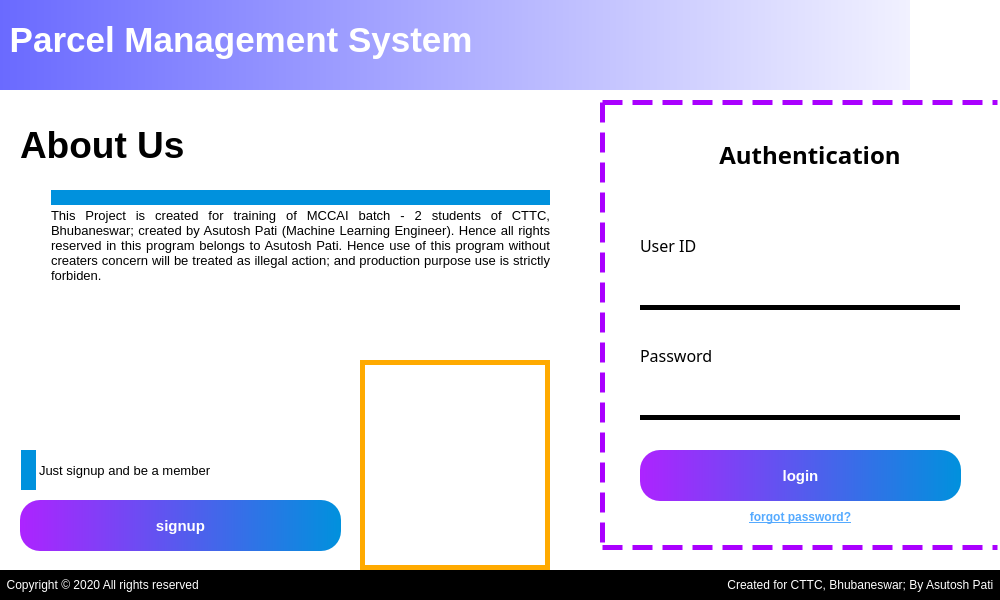
<?xml version="1.0" encoding="UTF-8"?>
<ui version="4.0">
 <class>MainWindow</class>
 <widget class="QMainWindow" name="MainWindow">
  <property name="geometry">
   <rect>
    <x>0</x>
    <y>0</y>
    <width>1000</width>
    <height>600</height>
   </rect>
  </property>
  <property name="minimumSize">
   <size>
    <width>1000</width>
    <height>600</height>
   </size>
  </property>
  <property name="maximumSize">
   <size>
    <width>1000</width>
    <height>600</height>
   </size>
  </property>
  <property name="windowTitle">
   <string>Home</string>
  </property>
  <property name="windowIcon">
   <iconset>
    <normaloff>../images/PMS logo.PNG</normaloff>../images/PMS logo.PNG</iconset>
  </property>
  <property name="styleSheet">
   <string notr="true">background-color: rgb(255, 255, 255);</string>
  </property>
  <widget class="QWidget" name="centralwidget">
   <widget class="QPushButton" name="pushButton_2">
    <property name="geometry">
     <rect>
      <x>640</x>
      <y>450</y>
      <width>321</width>
      <height>51</height>
     </rect>
    </property>
    <property name="font">
     <font>
      <pointsize>11</pointsize>
      <weight>75</weight>
      <bold>true</bold>
     </font>
    </property>
    <property name="styleSheet">
     <string notr="true">background-color: qlineargradient(spread:pad, x1:0, y1:0, x2:1, y2:0, stop:0 rgba(173, 35, 255, 255), stop:1 rgba(0, 145, 221, 255));
color: rgb(255, 255, 255);
border-radius: 20px;</string>
    </property>
    <property name="text">
     <string>login</string>
    </property>
   </widget>
   <widget class="QLabel" name="label_4">
    <property name="geometry">
     <rect>
      <x>640</x>
      <y>230</y>
      <width>181</width>
      <height>31</height>
     </rect>
    </property>
    <property name="font">
     <font>
      <family>MV Boli</family>
      <pointsize>12</pointsize>
     </font>
    </property>
    <property name="styleSheet">
     <string notr="true">background-color: rgba(255, 255, 255, 0);</string>
    </property>
    <property name="text">
     <string>User ID</string>
    </property>
   </widget>
   <widget class="QLineEdit" name="lineEdit_2">
    <property name="geometry">
     <rect>
      <x>640</x>
      <y>380</y>
      <width>320</width>
      <height>40</height>
     </rect>
    </property>
    <property name="font">
     <font>
      <pointsize>11</pointsize>
     </font>
    </property>
    <property name="styleSheet">
     <string notr="true">QLineEdit{
border: none;
border-bottom: 5px solid rgb(0, 0, 0);
}

QLineEdit:hover{
border: none;
border-bottom: 5px solid rgb(255, 170, 0);
}

QLineEdit:focus{
border: none;
border-bottom: 5px solid rgb(255, 170, 0);
}</string>
    </property>
    <property name="text">
     <string/>
    </property>
    <property name="echoMode">
     <enum>QLineEdit::Password</enum>
    </property>
   </widget>
   <widget class="QLabel" name="label_5">
    <property name="geometry">
     <rect>
      <x>610</x>
      <y>120</y>
      <width>400</width>
      <height>70</height>
     </rect>
    </property>
    <property name="font">
     <font>
      <family>Calisto MT</family>
      <pointsize>18</pointsize>
      <weight>75</weight>
      <bold>true</bold>
     </font>
    </property>
    <property name="styleSheet">
     <string notr="true">background-color: rgba(255, 255, 255, 0);</string>
    </property>
    <property name="text">
     <string>Authentication</string>
    </property>
    <property name="alignment">
     <set>Qt::AlignCenter</set>
    </property>
    <property name="wordWrap">
     <bool>true</bool>
    </property>
   </widget>
   <widget class="QLineEdit" name="lineEdit">
    <property name="geometry">
     <rect>
      <x>640</x>
      <y>270</y>
      <width>320</width>
      <height>40</height>
     </rect>
    </property>
    <property name="font">
     <font>
      <pointsize>11</pointsize>
     </font>
    </property>
    <property name="styleSheet">
     <string notr="true">QLineEdit{
border: none;
border-bottom: 5px solid rgb(0, 0, 0);
}

QLineEdit:hover{
border: none;
border-bottom: 5px solid rgb(255, 170, 0);
}

QLineEdit:focus{
border: none;
border-bottom: 5px solid rgb(255, 170, 0);
}</string>
    </property>
    <property name="text">
     <string/>
    </property>
   </widget>
   <widget class="QLabel" name="label_6">
    <property name="geometry">
     <rect>
      <x>640</x>
      <y>340</y>
      <width>131</width>
      <height>31</height>
     </rect>
    </property>
    <property name="font">
     <font>
      <family>MV Boli</family>
      <pointsize>12</pointsize>
     </font>
    </property>
    <property name="styleSheet">
     <string notr="true">background-color: rgba(255, 255, 255, 0);</string>
    </property>
    <property name="text">
     <string>Password</string>
    </property>
   </widget>
   <widget class="QLabel" name="label">
    <property name="geometry">
     <rect>
      <x>600</x>
      <y>100</y>
      <width>400</width>
      <height>450</height>
     </rect>
    </property>
    <property name="styleSheet">
     <string notr="true">border: 5px dashed rgb(170, 0, 255);
border-right: none;</string>
    </property>
    <property name="text">
     <string/>
    </property>
    <property name="scaledContents">
     <bool>false</bool>
    </property>
   </widget>
   <widget class="QLabel" name="label_2">
    <property name="geometry">
     <rect>
      <x>0</x>
      <y>570</y>
      <width>500</width>
      <height>30</height>
     </rect>
    </property>
    <property name="styleSheet">
     <string notr="true">background-color: rgb(0, 0, 0);
color: rgb(255, 255, 255);</string>
    </property>
    <property name="text">
     <string>  Copyright © 2020 All rights reserved</string>
    </property>
   </widget>
   <widget class="QLabel" name="label_3">
    <property name="geometry">
     <rect>
      <x>500</x>
      <y>570</y>
      <width>500</width>
      <height>30</height>
     </rect>
    </property>
    <property name="styleSheet">
     <string notr="true">background-color: rgb(0, 0, 0);
color: rgb(255, 255, 255);</string>
    </property>
    <property name="text">
     <string>Created for CTTC, Bhubaneswar; By Asutosh Pati  </string>
    </property>
    <property name="alignment">
     <set>Qt::AlignRight|Qt::AlignTrailing|Qt::AlignVCenter</set>
    </property>
   </widget>
   <widget class="QLabel" name="label_7">
    <property name="geometry">
     <rect>
      <x>0</x>
      <y>0</y>
      <width>1000</width>
      <height>90</height>
     </rect>
    </property>
    <property name="styleSheet">
     <string notr="true">background-color: qlineargradient(spread:pad, x1:0, y1:0, x2:1, y2:0, stop:0 rgba(106, 106, 255, 255), stop:1 rgba(255, 255, 255, 255));</string>
    </property>
    <property name="text">
     <string/>
    </property>
   </widget>
   <widget class="QLabel" name="label_8">
    <property name="geometry">
     <rect>
      <x>0</x>
      <y>10</y>
      <width>1000</width>
      <height>60</height>
     </rect>
    </property>
    <property name="font">
     <font>
      <pointsize>26</pointsize>
      <weight>75</weight>
      <bold>true</bold>
     </font>
    </property>
    <property name="styleSheet">
     <string notr="true">background-color: rgba(255, 255, 255, 0);
color: rgb(255, 255, 255);</string>
    </property>
    <property name="text">
     <string> Parcel Management System</string>
    </property>
    <property name="alignment">
     <set>Qt::AlignLeading|Qt::AlignLeft|Qt::AlignVCenter</set>
    </property>
   </widget>
   <widget class="QLabel" name="label_9">
    <property name="geometry">
     <rect>
      <x>910</x>
      <y>0</y>
      <width>90</width>
      <height>90</height>
     </rect>
    </property>
    <property name="text">
     <string/>
    </property>
    <property name="pixmap">
     <pixmap>../images/PMS logo.PNG</pixmap>
    </property>
    <property name="scaledContents">
     <bool>true</bool>
    </property>
   </widget>
   <widget class="QPushButton" name="pushButton_3">
    <property name="geometry">
     <rect>
      <x>20</x>
      <y>500</y>
      <width>321</width>
      <height>51</height>
     </rect>
    </property>
    <property name="font">
     <font>
      <pointsize>11</pointsize>
      <weight>75</weight>
      <bold>true</bold>
     </font>
    </property>
    <property name="styleSheet">
     <string notr="true">background-color: qlineargradient(spread:pad, x1:0, y1:0, x2:1, y2:0, stop:0 rgba(173, 35, 255, 255), stop:1 rgba(0, 145, 221, 255));
color: rgb(255, 255, 255);
border-radius: 20px;</string>
    </property>
    <property name="text">
     <string>signup</string>
    </property>
   </widget>
   <widget class="QPushButton" name="pushButton">
    <property name="geometry">
     <rect>
      <x>710</x>
      <y>500</y>
      <width>181</width>
      <height>34</height>
     </rect>
    </property>
    <property name="font">
     <font>
      <weight>75</weight>
      <bold>true</bold>
      <underline>true</underline>
     </font>
    </property>
    <property name="styleSheet">
     <string notr="true">color: rgb(85, 170, 255);</string>
    </property>
    <property name="text">
     <string>forgot password?</string>
    </property>
    <property name="flat">
     <bool>true</bool>
    </property>
   </widget>
   <widget class="QLabel" name="label_10">
    <property name="geometry">
     <rect>
      <x>20</x>
      <y>110</y>
      <width>500</width>
      <height>70</height>
     </rect>
    </property>
    <property name="font">
     <font>
      <pointsize>28</pointsize>
      <weight>75</weight>
      <bold>true</bold>
     </font>
    </property>
    <property name="text">
     <string>About Us</string>
    </property>
   </widget>
   <widget class="QLabel" name="label_11">
    <property name="geometry">
     <rect>
      <x>50</x>
      <y>190</y>
      <width>500</width>
      <height>190</height>
     </rect>
    </property>
    <property name="font">
     <font>
      <pointsize>10</pointsize>
     </font>
    </property>
    <property name="styleSheet">
     <string notr="true">border-top: 15px solid rgb(0, 145, 221);
margin-left: 1px;</string>
    </property>
    <property name="text">
     <string>&lt;html&gt;&lt;head/&gt;&lt;body&gt;&lt;p&gt;This Project is created for training of MCCAI batch - 2 students of CTTC, Bhubaneswar; created by Asutosh Pati (Machine Learning Engineer). Hence all rights reserved in this program belongs to Asutosh Pati. Hence use of this program without creaters concern will be treated as illegal action; and production purpose use is strictly forbiden.&lt;/p&gt;&lt;/body&gt;&lt;/html&gt;</string>
    </property>
    <property name="alignment">
     <set>Qt::AlignJustify|Qt::AlignTop</set>
    </property>
    <property name="wordWrap">
     <bool>true</bool>
    </property>
   </widget>
   <widget class="QLabel" name="label_12">
    <property name="geometry">
     <rect>
      <x>20</x>
      <y>450</y>
      <width>500</width>
      <height>40</height>
     </rect>
    </property>
    <property name="font">
     <font>
      <pointsize>10</pointsize>
     </font>
    </property>
    <property name="styleSheet">
     <string notr="true">border-left: 15px solid rgb(0, 145, 221);
margin-left: 1px;</string>
    </property>
    <property name="text">
     <string>Just signup and be a member</string>
    </property>
   </widget>
   <widget class="QLabel" name="label_13">
    <property name="geometry">
     <rect>
      <x>360</x>
      <y>360</y>
      <width>190</width>
      <height>210</height>
     </rect>
    </property>
    <property name="styleSheet">
     <string notr="true">border: 5px solid rgb(255, 170, 0)</string>
    </property>
    <property name="text">
     <string/>
    </property>
    <property name="pixmap">
     <pixmap>../images/front.jpg</pixmap>
    </property>
    <property name="scaledContents">
     <bool>true</bool>
    </property>
   </widget>
   <zorder>label</zorder>
   <zorder>pushButton_2</zorder>
   <zorder>label_4</zorder>
   <zorder>lineEdit_2</zorder>
   <zorder>label_5</zorder>
   <zorder>lineEdit</zorder>
   <zorder>label_6</zorder>
   <zorder>label_2</zorder>
   <zorder>label_3</zorder>
   <zorder>label_7</zorder>
   <zorder>label_8</zorder>
   <zorder>label_9</zorder>
   <zorder>pushButton_3</zorder>
   <zorder>pushButton</zorder>
   <zorder>label_10</zorder>
   <zorder>label_11</zorder>
   <zorder>label_12</zorder>
   <zorder>label_13</zorder>
  </widget>
 </widget>
 <resources/>
 <connections/>
</ui>
